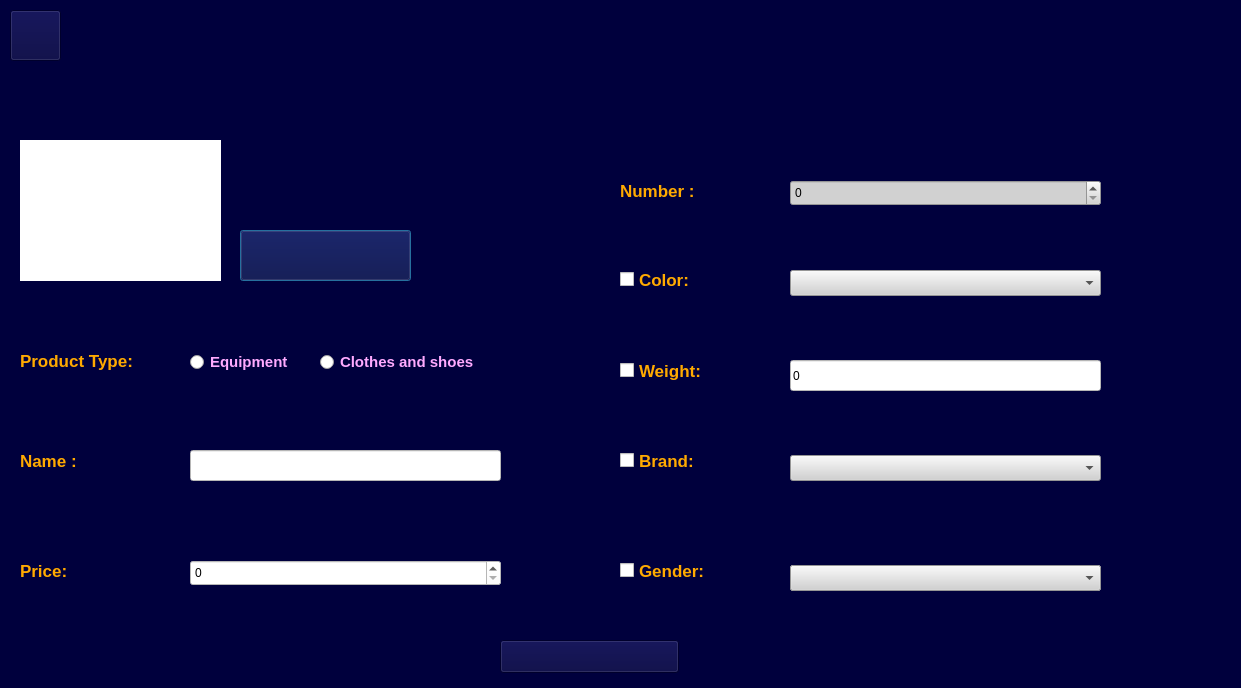
<?xml version="1.0" encoding="UTF-8"?>
<ui version="4.0">
 <class>add_kala</class>
 <widget class="QDialog" name="add_kala">
  <property name="geometry">
   <rect>
    <x>0</x>
    <y>0</y>
    <width>1241</width>
    <height>688</height>
   </rect>
  </property>
  <property name="windowTitle">
   <string>Dialog</string>
  </property>
  <property name="styleSheet">
   <string notr="true">background-color: rgb(0, 0, 61);</string>
  </property>
  <widget class="QCheckBox" name="checkBox_color">
   <property name="geometry">
    <rect>
     <x>620</x>
     <y>254</y>
     <width>91</width>
     <height>51</height>
    </rect>
   </property>
   <property name="font">
    <font>
     <pointsize>13</pointsize>
     <bold>true</bold>
    </font>
   </property>
   <property name="styleSheet">
    <string notr="true">color: rgb(255, 170, 0);
background-color: rgb();</string>
   </property>
   <property name="text">
    <string>Color:</string>
   </property>
  </widget>
  <widget class="QComboBox" name="comboBox_color">
   <property name="geometry">
    <rect>
     <x>790</x>
     <y>270</y>
     <width>311</width>
     <height>26</height>
    </rect>
   </property>
   <property name="styleSheet">
    <string notr="true">background-color: rgb(209, 209, 209);
background-image: url();</string>
   </property>
   <item>
    <property name="text">
     <string/>
    </property>
   </item>
   <item>
    <property name="text">
     <string>Red</string>
    </property>
   </item>
   <item>
    <property name="text">
     <string>Blue</string>
    </property>
   </item>
   <item>
    <property name="text">
     <string>Yellow</string>
    </property>
   </item>
   <item>
    <property name="text">
     <string>Other</string>
    </property>
   </item>
  </widget>
  <widget class="QCheckBox" name="checkBox_weight">
   <property name="geometry">
    <rect>
     <x>620</x>
     <y>345</y>
     <width>181</width>
     <height>51</height>
    </rect>
   </property>
   <property name="font">
    <font>
     <pointsize>13</pointsize>
     <bold>true</bold>
    </font>
   </property>
   <property name="styleSheet">
    <string notr="true">color: rgb(255, 170, 0);
background-color: rgb();</string>
   </property>
   <property name="text">
    <string>Weight:</string>
   </property>
  </widget>
  <widget class="QCheckBox" name="checkBox_gennder">
   <property name="geometry">
    <rect>
     <x>620</x>
     <y>545</y>
     <width>181</width>
     <height>51</height>
    </rect>
   </property>
   <property name="font">
    <font>
     <pointsize>13</pointsize>
     <bold>true</bold>
    </font>
   </property>
   <property name="styleSheet">
    <string notr="true">color: rgb(255, 170, 0);
background-color: rgb();</string>
   </property>
   <property name="text">
    <string>Gender:</string>
   </property>
  </widget>
  <widget class="QCheckBox" name="checkBox_brand">
   <property name="geometry">
    <rect>
     <x>620</x>
     <y>435</y>
     <width>91</width>
     <height>51</height>
    </rect>
   </property>
   <property name="font">
    <font>
     <pointsize>13</pointsize>
     <bold>true</bold>
    </font>
   </property>
   <property name="styleSheet">
    <string notr="true">color: rgb(255, 170, 0);
background-color: rgb();</string>
   </property>
   <property name="text">
    <string>Brand:</string>
   </property>
  </widget>
  <widget class="QComboBox" name="comboBoxgender">
   <property name="geometry">
    <rect>
     <x>790</x>
     <y>565</y>
     <width>311</width>
     <height>26</height>
    </rect>
   </property>
   <property name="styleSheet">
    <string notr="true">background-color: rgb(209, 209, 209);
background-image: url();</string>
   </property>
   <item>
    <property name="text">
     <string/>
    </property>
   </item>
   <item>
    <property name="text">
     <string>Men</string>
    </property>
   </item>
   <item>
    <property name="text">
     <string>Women</string>
    </property>
   </item>
   <item>
    <property name="text">
     <string>Other</string>
    </property>
   </item>
  </widget>
  <widget class="QComboBox" name="comboBox_brand">
   <property name="geometry">
    <rect>
     <x>790</x>
     <y>455</y>
     <width>311</width>
     <height>26</height>
    </rect>
   </property>
   <property name="styleSheet">
    <string notr="true">background-color: rgb(209, 209, 209);
background-image: url();</string>
   </property>
   <item>
    <property name="text">
     <string/>
    </property>
   </item>
   <item>
    <property name="text">
     <string>Nike</string>
    </property>
   </item>
   <item>
    <property name="text">
     <string>Addias</string>
    </property>
   </item>
   <item>
    <property name="text">
     <string>Puma</string>
    </property>
   </item>
   <item>
    <property name="text">
     <string>Other</string>
    </property>
   </item>
  </widget>
  <widget class="QLineEdit" name="lineEdit_weight">
   <property name="geometry">
    <rect>
     <x>790</x>
     <y>360</y>
     <width>311</width>
     <height>31</height>
    </rect>
   </property>
   <property name="styleSheet">
    <string notr="true">background-color: rgb(255, 255, 255);</string>
   </property>
   <property name="text">
    <string>0</string>
   </property>
  </widget>
  <widget class="QLabel" name="label">
   <property name="geometry">
    <rect>
     <x>20</x>
     <y>440</y>
     <width>91</width>
     <height>41</height>
    </rect>
   </property>
   <property name="font">
    <font>
     <pointsize>13</pointsize>
     <bold>true</bold>
    </font>
   </property>
   <property name="styleSheet">
    <string notr="true">color: rgb(255, 170, 0);
background-color: rgb();</string>
   </property>
   <property name="text">
    <string>Name :</string>
   </property>
  </widget>
  <widget class="QLineEdit" name="lineEdit_name">
   <property name="geometry">
    <rect>
     <x>190</x>
     <y>450</y>
     <width>311</width>
     <height>31</height>
    </rect>
   </property>
   <property name="styleSheet">
    <string notr="true">background-color: rgb(255, 255, 255);</string>
   </property>
  </widget>
  <widget class="QLabel" name="label_2">
   <property name="geometry">
    <rect>
     <x>20</x>
     <y>550</y>
     <width>91</width>
     <height>41</height>
    </rect>
   </property>
   <property name="font">
    <font>
     <pointsize>13</pointsize>
     <bold>true</bold>
    </font>
   </property>
   <property name="styleSheet">
    <string notr="true">color: rgb(255, 170, 0);
background-color: rgb();</string>
   </property>
   <property name="text">
    <string>Price:</string>
   </property>
  </widget>
  <widget class="QRadioButton" name="radioButton_Equipment">
   <property name="geometry">
    <rect>
     <x>190</x>
     <y>350</y>
     <width>121</width>
     <height>24</height>
    </rect>
   </property>
   <property name="font">
    <font>
     <pointsize>11</pointsize>
     <bold>true</bold>
    </font>
   </property>
   <property name="styleSheet">
    <string notr="true">background-color: rgb();
color: rgb(255, 170, 255);</string>
   </property>
   <property name="text">
    <string>Equipment</string>
   </property>
  </widget>
  <widget class="QRadioButton" name="radioButton_cloths">
   <property name="geometry">
    <rect>
     <x>320</x>
     <y>350</y>
     <width>191</width>
     <height>24</height>
    </rect>
   </property>
   <property name="font">
    <font>
     <pointsize>11</pointsize>
     <bold>true</bold>
    </font>
   </property>
   <property name="styleSheet">
    <string notr="true">background-color: rgb();
color: rgb(255, 170, 255);</string>
   </property>
   <property name="text">
    <string>Clothes and shoes</string>
   </property>
  </widget>
  <widget class="QLabel" name="label_3">
   <property name="geometry">
    <rect>
     <x>20</x>
     <y>340</y>
     <width>151</width>
     <height>41</height>
    </rect>
   </property>
   <property name="font">
    <font>
     <pointsize>13</pointsize>
     <bold>true</bold>
    </font>
   </property>
   <property name="styleSheet">
    <string notr="true">color: rgb(255, 170, 0);
background-color: rgb();</string>
   </property>
   <property name="text">
    <string>Product Type:</string>
   </property>
  </widget>
  <widget class="QSpinBox" name="spinBox_price">
   <property name="geometry">
    <rect>
     <x>190</x>
     <y>560</y>
     <width>311</width>
     <height>26</height>
    </rect>
   </property>
   <property name="styleSheet">
    <string notr="true">background-color: rgb(255, 255, 255);</string>
   </property>
   <property name="maximum">
    <number>999999999</number>
   </property>
  </widget>
  <widget class="QWidget" name="widget_photo" native="true">
   <property name="geometry">
    <rect>
     <x>20</x>
     <y>140</y>
     <width>201</width>
     <height>141</height>
    </rect>
   </property>
   <property name="styleSheet">
    <string notr="true">background-color: rgb(255, 255, 255);</string>
   </property>
  </widget>
  <widget class="QPushButton" name="pushButton_addphoto">
   <property name="geometry">
    <rect>
     <x>240</x>
     <y>230</y>
     <width>171</width>
     <height>51</height>
    </rect>
   </property>
   <property name="styleSheet">
    <string notr="true">background-color: rgb(0, 0, 61);
background-image: url(:/new/prefix1/add photo.png);</string>
   </property>
   <property name="text">
    <string/>
   </property>
  </widget>
  <widget class="QPushButton" name="pushButton_back">
   <property name="geometry">
    <rect>
     <x>10</x>
     <y>10</y>
     <width>51</width>
     <height>51</height>
    </rect>
   </property>
   <property name="styleSheet">
    <string notr="true">background-color: rgb(0, 0, 61);
background-image: url(:/new/prefix1/Back.png);</string>
   </property>
   <property name="text">
    <string/>
   </property>
  </widget>
  <widget class="QLabel" name="label_4">
   <property name="geometry">
    <rect>
     <x>620</x>
     <y>170</y>
     <width>101</width>
     <height>41</height>
    </rect>
   </property>
   <property name="font">
    <font>
     <pointsize>13</pointsize>
     <bold>true</bold>
    </font>
   </property>
   <property name="styleSheet">
    <string notr="true">color: rgb(255, 170, 0);
background-color: rgb();</string>
   </property>
   <property name="text">
    <string>Number :</string>
   </property>
  </widget>
  <widget class="QSpinBox" name="spinBox_number">
   <property name="geometry">
    <rect>
     <x>790</x>
     <y>180</y>
     <width>311</width>
     <height>26</height>
    </rect>
   </property>
   <property name="styleSheet">
    <string notr="true">background-color: rgb(209, 209, 209);
background-image: url();</string>
   </property>
   <property name="maximum">
    <number>999999999</number>
   </property>
  </widget>
  <widget class="QPushButton" name="push_buttonconfirm">
   <property name="geometry">
    <rect>
     <x>500</x>
     <y>640</y>
     <width>179</width>
     <height>33</height>
    </rect>
   </property>
   <property name="styleSheet">
    <string notr="true">background-image: url(:/new/prefix1/confirmation.png);</string>
   </property>
   <property name="text">
    <string/>
   </property>
  </widget>
  <widget class="QComboBox" name="comboBoxgender_mat">
   <property name="geometry">
    <rect>
     <x>790</x>
     <y>565</y>
     <width>311</width>
     <height>26</height>
    </rect>
   </property>
   <property name="styleSheet">
    <string notr="true">background-color: rgb(209, 209, 209);
background-image: url();</string>
   </property>
   <item>
    <property name="text">
     <string/>
    </property>
   </item>
   <item>
    <property name="text">
     <string>woody</string>
    </property>
   </item>
   <item>
    <property name="text">
     <string>glassy</string>
    </property>
   </item>
   <item>
    <property name="text">
     <string>ferrous</string>
    </property>
   </item>
  </widget>
 </widget>
 <resources/>
 <connections/>
</ui>
